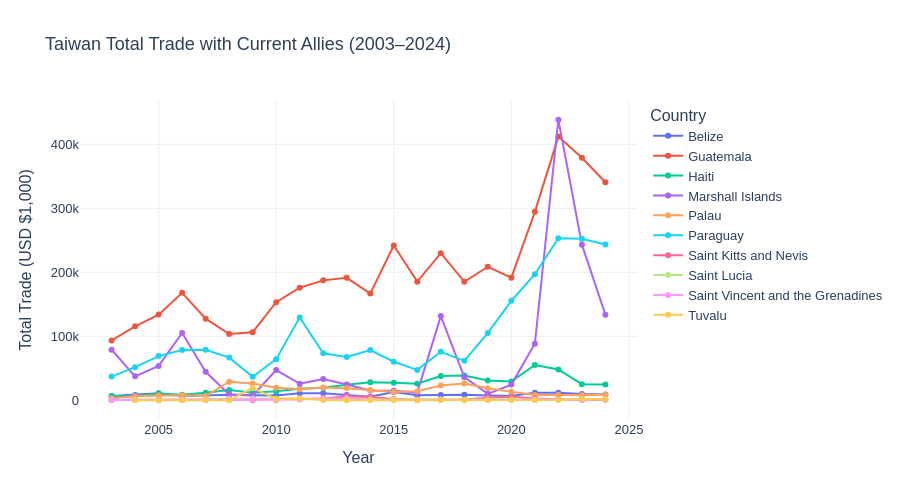

This figure's notebook cell:
### Code cell
# ── Chart 2: Taiwan Total Trade — Current Allies ──────────────────────
ally_data = tw_pivot[tw_pivot["Group"] == "Current Ally"].copy()

fig = px.line(
    ally_data,
    x="Year", y="Total Trade",
    color="Partner",
    markers=True,
    title="Taiwan Total Trade with Current Allies (2003–2024)",
    labels={"Total Trade": "Total Trade (USD $1,000)", "Partner": "Country"},
    hover_data={"Total Trade": ":,.0f", "Year": True}
)

fig.update_traces(
    hovertemplate="<b>%{fullData.name}</b><br>Year: %{x}<br>Total Trade: $%{y:,.0f}K USD<extra></extra>"
)
fig.update_layout(
    plot_bgcolor="white", paper_bgcolor="white",
    font=dict(family="Arial", size=13),
    xaxis=dict(showgrid=True, gridcolor="#eeeeee"),
    yaxis=dict(showgrid=True, gridcolor="#eeeeee"),
    title_font=dict(size=18, color=ACCENT),
    hovermode="x unified",
    height=500
)
fig.show()

### Figure 1 — Plotly figure (JSON) as saved in the notebook; plotly's stock layout.template omitted (floating-point values rounded to 4 significant figures)
{"data": [{"hovertemplate": "<b>%{fullData.name}</b><br>Year: %{x}<br>Total Trade: $%{y:,.0f}K USD<extra></extra>", "legendgroup": "Belize", "line": {"color": "#636efa", "dash": "solid"}, "marker": {"symbol": "circle"}, "mode": "lines+markers", "name": "Belize", "orientation": "v", "showlegend": true, "type": "scatter", "x": [2003, 2004, 2005, 2006, 2007, 2008, 2009, 2010, 2011, 2012, 2013, 2014, 2015, 2016, 2017, 2018, 2019, 2020, 2021, 2022, 2023, 2024], "xaxis": "x", "y": [6691.0, 8249.0, 10870.0, 6814.0, 7884.0, 8558.0, 7784.0, 7565.0, 11140.0, 10840.0, 8081.0, 5569.0, 13030.0, 7672.0, 8082.0, 8640.0, 7505.0, 6765.0, 11920.0, 11820.0, 9915.0, 9128.0], "yaxis": "y"}, {"hovertemplate": "<b>%{fullData.name}</b><br>Year: %{x}<br>Total Trade: $%{y:,.0f}K USD<extra></extra>", "legendgroup": "Guatemala", "line": {"color": "#EF553B", "dash": "solid"}, "marker": {"symbol": "circle"}, "mode": "lines+markers", "name": "Guatemala", "orientation": "v", "showlegend": true, "type": "scatter", "x": [2003, 2004, 2005, 2006, 2007, 2008, 2009, 2010, 2011, 2012, 2013, 2014, 2015, 2016, 2017, 2018, 2019, 2020, 2021, 2022, 2023, 2024], "xaxis": "x", "y": [93490.0, 115500.0, 133900.0, 167900.0, 127500.0, 103400.0, 106400.0, 153300.0, 175900.0, 187400.0, 191400.0, 166800.0, 242000.0, 185400.0, 229900.0, 185200.0, 208700.0, 191600.0, 294500.0, 412200.0, 379100.0, 340800.0], "yaxis": "y"}, {"hovertemplate": "<b>%{fullData.name}</b><br>Year: %{x}<br>Total Trade: $%{y:,.0f}K USD<extra></extra>", "legendgroup": "Haiti", "line": {"color": "#00cc96", "dash": "solid"}, "marker": {"symbol": "circle"}, "mode": "lines+markers", "name": "Haiti", "orientation": "v", "showlegend": true, "type": "scatter", "x": [2003, 2004, 2005, 2006, 2007, 2008, 2009, 2010, 2011, 2012, 2013, 2014, 2015, 2016, 2017, 2018, 2019, 2020, 2021, 2022, 2023, 2024], "xaxis": "x", "y": [6752.0, 6327.0, 10510.0, 8748.0, 11660.0, 15950.0, 11570.0, 14020.0, 17850.0, 19390.0, 24280.0, 28310.0, 27320.0, 25950.0, 38000.0, 38580.0, 31040.0, 29510.0, 55090.0, 48040.0, 25210.0, 24790.0], "yaxis": "y"}, {"hovertemplate": "<b>%{fullData.name}</b><br>Year: %{x}<br>Total Trade: $%{y:,.0f}K USD<extra></extra>", "legendgroup": "Marshall Islands", "line": {"color": "#ab63fa", "dash": "solid"}, "marker": {"symbol": "circle"}, "mode": "lines+markers", "name": "Marshall Islands", "orientation": "v", "showlegend": true, "type": "scatter", "x": [2003, 2004, 2005, 2006, 2007, 2008, 2009, 2010, 2011, 2012, 2013, 2014, 2015, 2016, 2017, 2018, 2019, 2020, 2021, 2022, 2023, 2024], "xaxis": "x", "y": [78990.0, 37360.0, 53680.0, 105200.0, 44480.0, 8845.0, 7634.0, 47120.0, 25790.0, 33030.0, 24610.0, 15170.0, 15050.0, 12280.0, 131500.0, 36070.0, 10040.0, 24480.0, 88330.0, 438500.0, 243200.0, 133900.0], "yaxis": "y"}, {"hovertemplate": "<b>%{fullData.name}</b><br>Year: %{x}<br>Total Trade: $%{y:,.0f}K USD<extra></extra>", "legendgroup": "Palau", "line": {"color": "#FFA15A", "dash": "solid"}, "marker": {"symbol": "circle"}, "mode": "lines+markers", "name": "Palau", "orientation": "v", "showlegend": true, "type": "scatter", "x": [2003, 2004, 2005, 2006, 2007, 2008, 2009, 2010, 2011, 2012, 2013, 2014, 2015, 2016, 2017, 2018, 2019, 2020, 2021, 2022, 2023, 2024], "xaxis": "x", "y": [3262.0, 6271.0, 7275.0, 7996.0, 6502.0, 28890.0, 26320.0, 19410.0, 17370.0, 19880.0, 18740.0, 15700.0, 12810.0, 14140.0, 22980.0, 26260.0, 18630.0, 13320.0, 8354.0, 8384.0, 7709.0, 8476.0], "yaxis": "y"}, {"hovertemplate": "<b>%{fullData.name}</b><br>Year: %{x}<br>Total Trade: $%{y:,.0f}K USD<extra></extra>", "legendgroup": "Paraguay", "line": {"color": "#19d3f3", "dash": "solid"}, "marker": {"symbol": "circle"}, "mode": "lines+markers", "name": "Paraguay", "orientation": "v", "showlegend": true, "type": "scatter", "x": [2003, 2004, 2005, 2006, 2007, 2008, 2009, 2010, 2011, 2012, 2013, 2014, 2015, 2016, 2017, 2018, 2019, 2020, 2021, 2022, 2023, 2024], "xaxis": "x", "y": [37010.0, 51690.0, 69050.0, 78380.0, 79020.0, 66650.0, 36700.0, 64240.0, 129400.0, 73410.0, 67680.0, 78450.0, 60200.0, 47480.0, 75700.0, 61650.0, 105300.0, 155500.0, 197100.0, 253400.0, 252400.0, 243300.0], "yaxis": "y"}, {"hovertemplate": "<b>%{fullData.name}</b><br>Year: %{x}<br>Total Trade: $%{y:,.0f}K USD<extra></extra>", "legendgroup": "Saint Kitts and Nevis", "line": {"color": "#FF6692", "dash": "solid"}, "marker": {"symbol": "circle"}, "mode": "lines+markers", "name": "Saint Kitts and Nevis", "orientation": "v", "showlegend": true, "type": "scatter", "x": [2003, 2004, 2005, 2006, 2007, 2008, 2009, 2010, 2011, 2012, 2013, 2014, 2015, 2016, 2017, 2018, 2019, 2020, 2021, 2022, 2023, 2024], "xaxis": "x", "y": [256.8, 333.7, 43.34, 532.3, 461.7, 893.7, 163.9, 532.0, 1392.0, 2789.0, 6176.0, 5273.0, 1777.0, 897.0, 1015.0, 1033.0, 3894.0, 5635.0, 2799.0, 1551.0, 578.0, 772.0], "yaxis": "y"}, {"hovertemplate": "<b>%{fullData.name}</b><br>Year: %{x}<br>Total Trade: $%{y:,.0f}K USD<extra></extra>", "legendgroup": "Saint Lucia", "line": {"color": "#B6E880", "dash": "solid"}, "marker": {"symbol": "circle"}, "mode": "lines+markers", "name": "Saint Lucia", "orientation": "v", "showlegend": true, "type": "scatter", "x": [2003, 2004, 2005, 2006, 2007, 2008, 2009, 2010, 2011, 2012, 2013, 2014, 2015, 2016, 2017, 2018, 2019, 2020, 2021, 2022, 2023, 2024], "xaxis": "x", "y": [480.2, 649.4, 790.6, 585.1, 1253.0, 2413.0, 2247.0, 2080.0, 2914.0, 1318.0, 1254.0, 1202.0, 1177.0, 820.0, 949.0, 723.0, 961.0, 1141.0, 542.0, 658.0, 1267.0, 992.0], "yaxis": "y"}, {"hovertemplate": "<b>%{fullData.name}</b><br>Year: %{x}<br>Total Trade: $%{y:,.0f}K USD<extra></extra>", "legendgroup": "Saint Vincent and the Grenadines", "line": {"color": "#FF97FF", "dash": "solid"}, "marker": {"symbol": "circle"}, "mode": "lines+markers", "name": "Saint Vincent and the Grenadines", "orientation": "v", "showlegend": true, "type": "scatter", "x": [2003, 2004, 2005, 2006, 2007, 2008, 2009, 2010, 2011, 2012, 2013, 2014, 2015, 2016, 2017, 2018, 2019, 2020, 2021, 2022, 2023, 2024], "xaxis": "x", "y": [296.0, 385.5, 676.9, 531.9, 630.3, 1262.0, 659.6, 1359.0, 2006.0, 3058.0, 3262.0, 885.9, 744.6, 641.0, 1001.0, 546.0, 955.0, 355.0, 1355.0, 1019.0, 355.0, 1137.0], "yaxis": "y"}, {"hovertemplate": "<b>%{fullData.name}</b><br>Year: %{x}<br>Total Trade: $%{y:,.0f}K USD<extra></extra>", "legendgroup": "Tuvalu", "line": {"color": "#FECB52", "dash": "solid"}, "marker": {"symbol": "circle"}, "mode": "lines+markers", "name": "Tuvalu", "orientation": "v", "showlegend": true, "type": "scatter", "x": [2004, 2005, 2006, 2007, 2008, 2009, 2010, 2011, 2012, 2013, 2014, 2015, 2016, 2017, 2018, 2019, 2020, 2021, 2022, 2023, 2024], "xaxis": "x", "y": [31.49, 3.478, 33.82, 8.589, 7.613, 19320.0, 2207.0, 2574.0, 339.3, 17.51, 52.61, 342.6, 112.0, 238.0, 118.0, 238.0, 622.0, 450.0, 586.0, 1810.0, 1674.0], "yaxis": "y"}], "layout": {"font": {"family": "Arial", "size": 13}, "height": 500, "hovermode": "x unified", "legend": {"title": {"text": "Country"}, "tracegroupgap": 0}, "paper_bgcolor": "white", "plot_bgcolor": "white", "title": {"font": {"color": "#2E4057", "size": 18}, "text": "Taiwan Total Trade with Current Allies (2003–2024)"}, "xaxis": {"anchor": "y", "domain": [0, 1], "gridcolor": "#eeeeee", "showgrid": true, "title": {"text": "Year"}}, "yaxis": {"anchor": "x", "domain": [0, 1], "gridcolor": "#eeeeee", "showgrid": true, "title": {"text": "Total Trade (USD $1,000)"}}}}
